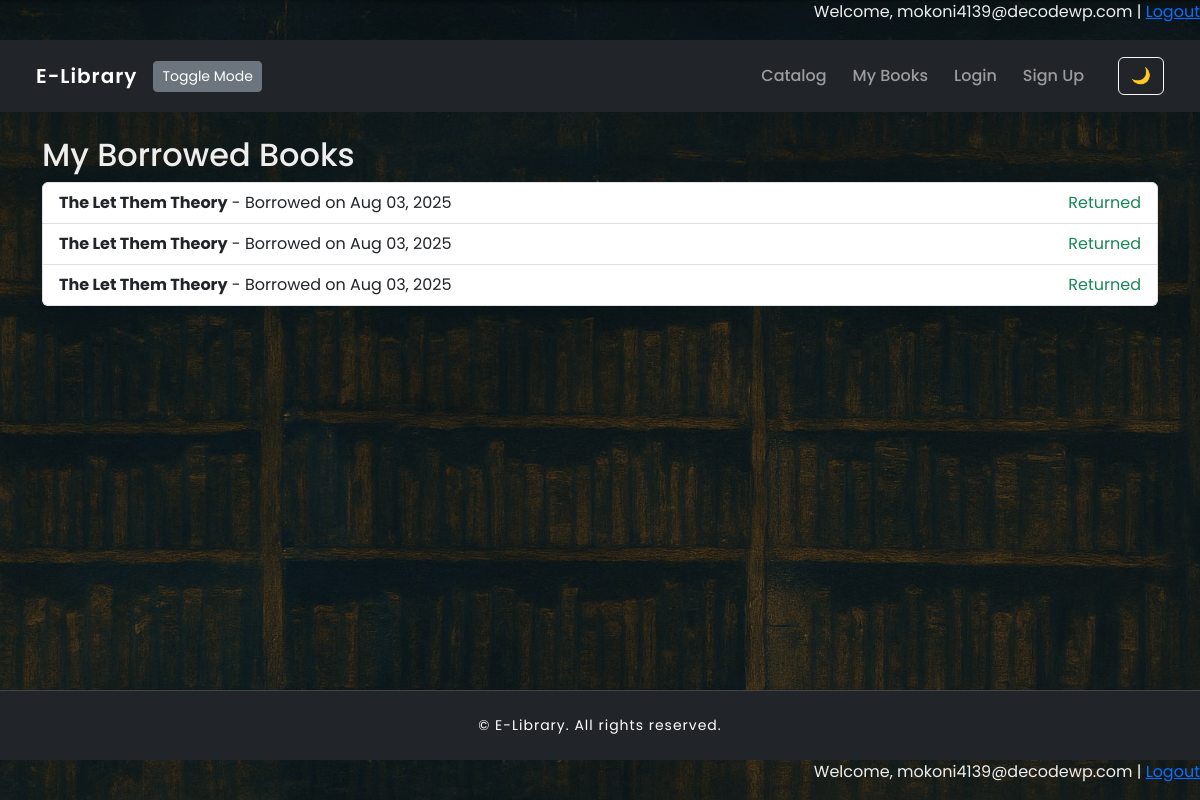
Screenshot of /profile/ (signed in) with the database file from the repository.
### books/models.py (models this page shows, shortened)
class BorrowRecord(models.Model):
    user = models.ForeignKey(User, on_delete=models.CASCADE)
    book = models.ForeignKey(Book, on_delete=models.CASCADE)
    borrow_date = models.DateTimeField(auto_now_add=True)
    return_date = models.DateTimeField(null=True, blank=True)

class Book(models.Model):
    CATEGORY_CHOICES = [
        ('Fiction', 'Fiction'),
        ('Science', 'Science'),
        ('Biographies', 'Biographies'),
        ('Technology', 'Technology'),
    ]
    title = models.CharField(max_length=200)
    author = models.CharField(max_length=100)
    description = models.TextField()
    category = models.CharField(max_length=50, choices=CATEGORY_CHOICES)
    image = models.ImageField(upload_to='book_images/')
    is_available = models.BooleanField(default=True)

### books/views.py (the view)
# urls.py: path('profile/', views.user_profile, name='user_profile'),
@login_required
def user_profile(request):
    records = BorrowRecord.objects.filter(user=request.user)
    return render(request, 'profile.html', {'records': records})

### books/templates/profile.html
{% extends 'base.html' %}
{% block content %}
<h2>My Borrowed Books</h2>
<ul class="list-group">
  {% for record in records %}
  <li class="list-group-item d-flex justify-content-between">
    <div>
      <strong>{{ record.book.title }}</strong> - Borrowed on {{ record.borrow_date|date:"M d, Y" }}
    </div>
    {% if not record.return_date %}
    <a href="{% url 'return_book' record.book.id %}" class="btn btn-sm btn-warning">Return</a>
    {% else %}
    <span class="text-success">Returned</span>
    {% endif %}
  </li>
  {% endfor %}
</ul>
{% endblock %}

### books/templates/base.html (shortened to what this page needs)
{% load static %}
<!DOCTYPE html>
<html lang="en">
<head>
  <link rel="stylesheet" href="https://cdn.jsdelivr.net/npm/bootstrap@5.3.0/dist/css/bootstrap.min.css">
  <link rel="stylesheet" href="{% static 'css/style.css' %}">
{% if user.is_authenticated %}
  <p class="text-end">Welcome, {{ user.username }} | <a href="{% url 'logout' %}">Logout</a></p>
{% endif %}
</head>
<body class="dark-mode d-flex flex-column min-vh-100">
  <nav class="navbar navbar-expand-lg navbar-dark bg-dark px-4 py-3">
    <div class="container-fluid">
      <a class="navbar-brand" href="/">E-Library</a>
<button id="themeToggle" class="btn btn-sm btn-secondary">Toggle Mode</button>
      <div class="collapse navbar-collapse" id="navbarContent">
        <ul class="navbar-nav ms-auto">
          <li class="nav-item">
            <a class="nav-link" href="{% url 'book_list' %}">Catalog</a>
          </li>
          <li class="nav-item">
            <a class="nav-link" href="{% url 'user_profile' %}">My Books</a>
          </li>
          <li class="nav-item">
            <a class="nav-link" href="/accounts/login/">Login</a>
          </li>
          <li class="nav-item">
            <a class="nav-link" href="{% url 'register' %}">Sign Up</a>
          </li>
        </ul>
        <button id="toggleMode" class="btn btn-outline-light ms-3">🌙</button>
      </div>
    </div>
  </nav>
  <main class="flex-fill container mt-4">
    {% block content %}
    {% endblock %}
  </main>
  <footer class="text-center text-white py-4 bg-dark mt-auto">
    © {{ year }} E-Library. All rights reserved.
  </footer>
{% if user.is_authenticated %}
  <p class="text-end">Welcome, {{ user.username }} | <a href="{% url 'logout' %}">Logout</a></p>
{% endif %}
</body>
</html>

### books/static/css/style.css (style rules this page uses)
body.dark-mode { background-color: #121212; color: #eee; }
body::before { content: ''; position: fixed; top: 0; left: 0; height: 100%; width: 100%; background-color: rgba(0,0,0,0.5); z-index: -1; }
body { background-image: url('../images/background.jpg'); background-size: cover; background-repeat: no-repeat; background-position: center; background-attachment: fixed; }
footer { font-size: 14px; letter-spacing: 1px; background-color: #111; color: #aaa; border-top: 1px solid #444; }

### books/templates/base.html (style rules this page uses)
body { font-family: 'Poppins', sans-serif; }
.navbar-brand { font-weight: 600; letter-spacing: 1px; }
.nav-link { font-weight: 500; margin-right: 10px; }

### rows the page displays
BorrowRecord: book "The Let Them Theory", borrow_date "Aug 03, 2025", shows "Returned"
BorrowRecord: book "The Let Them Theory", borrow_date "Aug 03, 2025", shows "Returned"
BorrowRecord: book "The Let Them Theory", borrow_date "Aug 03, 2025", shows "Returned"

### other values shown
{{ user.username }} "mokoni4139@decodewp.com"
